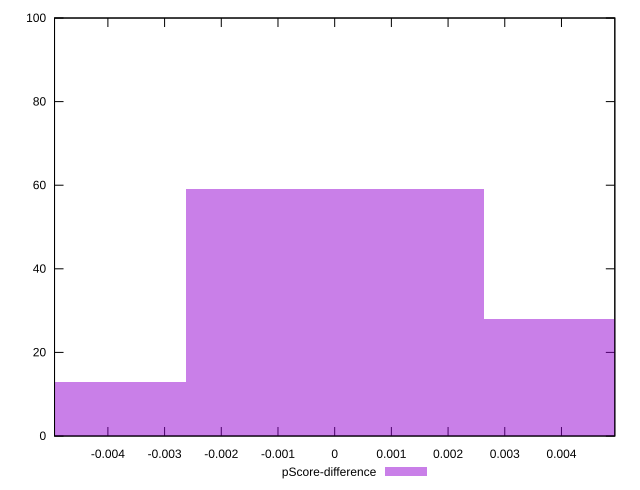

Write gnuplot code to recreate this figure.
reset

$pScoreDifference <<EOF
0 59
0.005259165812665829 28
-0.005259165812665829 13
EOF

set key outside below
set boxwidth 0.005259165812665829
set xrange [-0.004941176470588227:0.004941176470588227]
set yrange [0:100]
set trange [0:100]
set style fill transparent solid 0.5 noborder
set terminal svg size 640, 490 enhanced background rgb 'white'
set output "reprap/render-blocking-resources/samples/pages+cached+noexternal+nomedia/pScore-difference/histogram.svg"

plot $pScoreDifference title "pScore-difference" with boxes

reset
